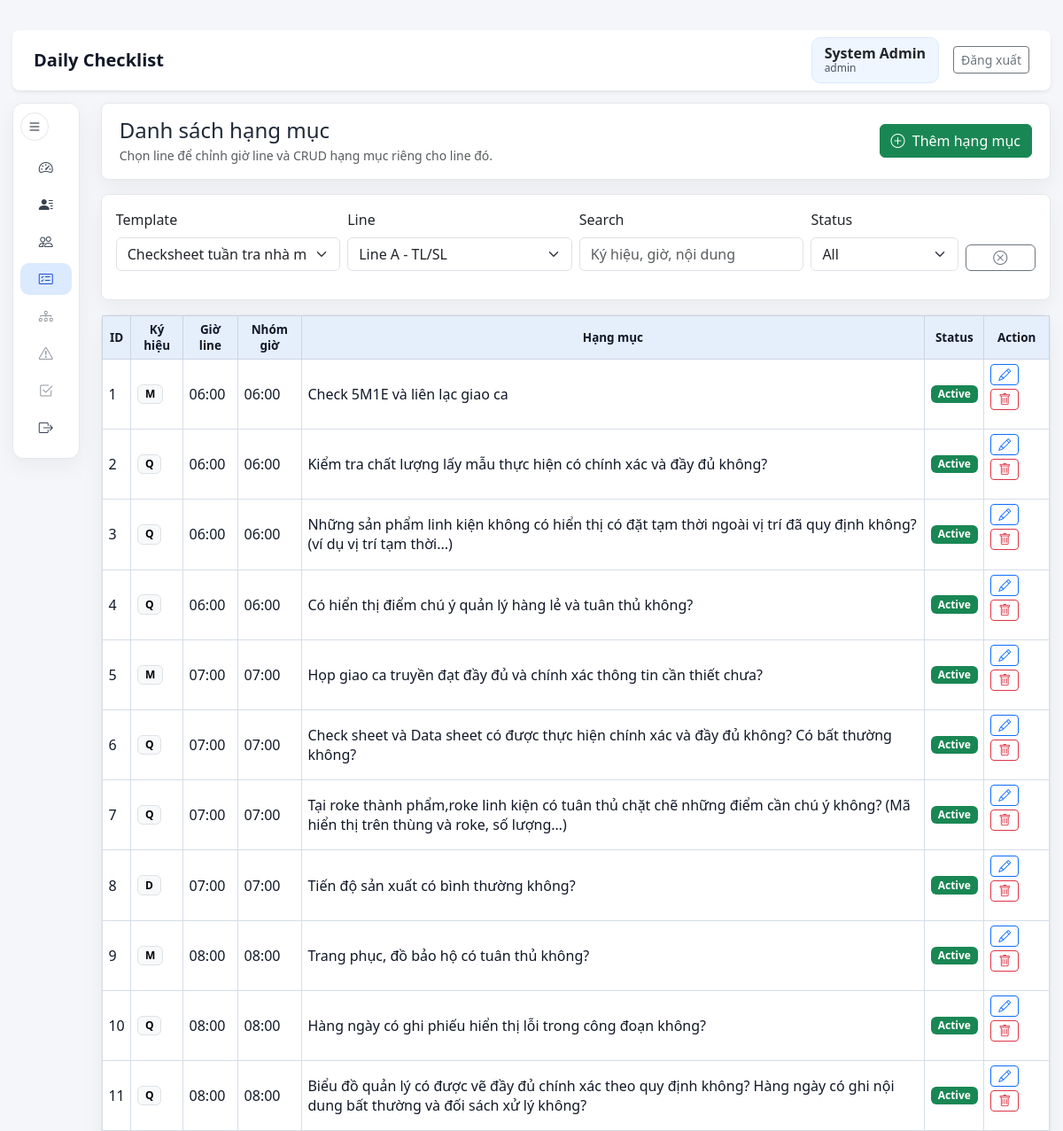
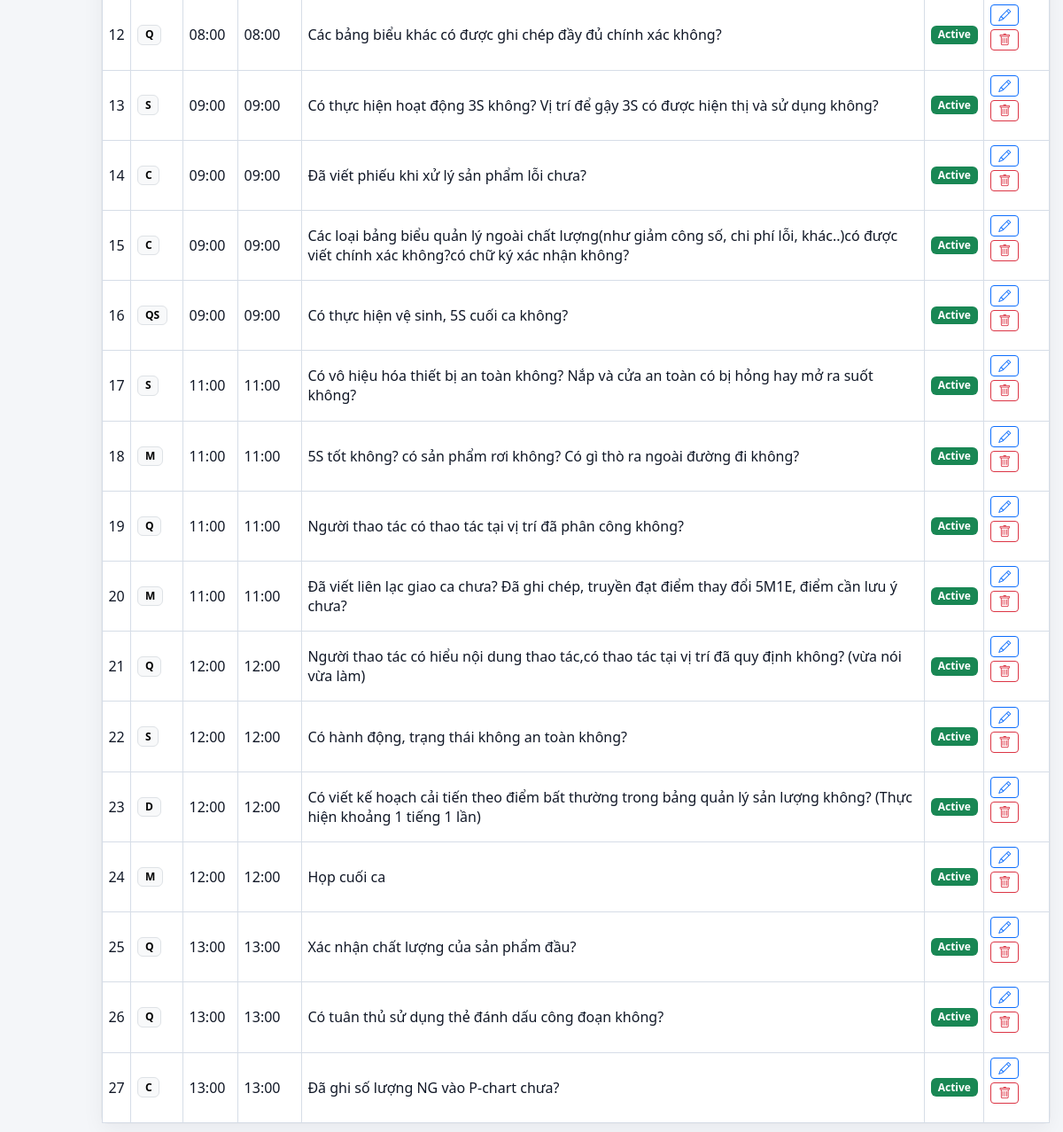
Page /categories (signed in) on the committed database (2 pictures, top to bottom).
### models.py (models this page shows, shortened)
class User(db.Model):
    __tablename__ = "users"
    __table_args__ = (
        CheckConstraint(
            "role IN ('admin', 'manager', 'leader', 'staff')",
            name="ck_users_role",
        ),
        CheckConstraint(
            "gender IS NULL OR gender IN ('male', 'female', 'other')",
            name="ck_users_gender",
        ),
    )
    id = db.Column(db.Integer, primary_key=True)
    username = db.Column(db.String(50), unique=True, nullable=False, index=True)
    password_hash = db.Column(db.String(255), nullable=False)
    full_name = db.Column(db.String(120), nullable=False)
    employee_code = db.Column(db.String(30), unique=True, nullable=False, index=True)
    outlook_email = db.Column(db.String(255), nullable=True)
    gender = db.Column(db.String(20), nullable=True)
    department = db.Column(db.String(120), nullable=False)
    line_name = db.Column(db.String(120), nullable=False)
    role = db.Column(db.String(20), nullable=False, default=ROLE_STAFF)
    manager_id = db.Column(db.Integer, db.ForeignKey("users.id"), nullable=True, index=True)
    leader_id = db.Column(db.Integer, db.ForeignKey("users.id"), nullable=True, index=True)
    is_active = db.Column(db.Boolean, nullable=False, default=True)
    created_at = db.Column(db.DateTime, nullable=False, default=datetime.utcnow)
    manager = db.relationship(
        "User",
        remote_side=[id],
        foreign_keys=[manager_id],
        backref="managed_users",
    )
    leader = db.relationship(
        "User",
        remote_side=[id],
        foreign_keys=[leader_id],
        backref="led_users",
    )
    daily_sheets = db.relationship("DailyCheckSheet", back_populates="user")
    daily_results = db.relationship("DailyCheckResult", back_populates="user")
    abnormal_reports = db.relationship("AbnormalReport", back_populates="user")
    owned_confirmations = db.relationship(
        "DailyConfirmation",
        foreign_keys="DailyConfirmation.user_id",
        back_populates="user",
    )
    signed_confirmations = db.relationship(
        "DailyConfirmation",
        foreign_keys="DailyConfirmation.confirmed_by",
        back_populates="signer",
    )
    user_lines = db.relationship(
        "UserLine",
        back_populates="user",
        cascade="all, delete-orphan",
    )
    notifications = db.relationship(
        "Notification",
        back_populates="user",
        cascade="all, delete-orphan",
    )

class ChecklistItem(db.Model):
    __tablename__ = "checklist_items"
    __table_args__ = (
        UniqueConstraint("template_id", "line_id", "item_order", name="uq_checklist_items_template_line_order"),
    )
    id = db.Column(db.Integer, primary_key=True)
    template_id = db.Column(
        db.Integer,
        db.ForeignKey("checklist_templates.id"),
        nullable=False,
        index=True,
    )
    line_id = db.Column(db.Integer, db.ForeignKey("lines.id"), nullable=True, index=True)
    symbol = db.Column(db.String(20), nullable=False)
    check_time = db.Column(db.Time, nullable=False, index=True)
    time_group = db.Column(db.String(100), nullable=False)
    item_order = db.Column(db.Integer, nullable=False)
    category_type = db.Column(db.String(50))
    content = db.Column(db.Text, nullable=False)
    content_vi = db.Column(db.Text, nullable=False)
    content_en = db.Column(db.Text)
    content_ja = db.Column(db.Text)
    note = db.Column(db.Text)
    is_active = db.Column(db.Boolean, nullable=False, default=True)
    created_at = db.Column(db.DateTime, nullable=False, default=datetime.utcnow)
    template = db.relationship("ChecklistTemplate", back_populates="checklist_items")
    line = db.relationship("Line")
    daily_results = db.relationship("DailyCheckResult", back_populates="checklist_item")

### routes/category_routes.py (the view, shortened to what this page needs)
@category_bp.route("/categories", methods=["GET", "POST"])
@admin_required
def categories():
    template = get_template()
    selected_line = get_line()
    lines = Line.query.filter_by(is_active=True).order_by(Line.line_name.asc()).all()
    line_time_options_map = {str(line.id): LINE_TIME_OPTIONS.get(line.line_name, ALL_24H_OPTIONS) for line in lines}
    keyword = request.args.get("q", "").strip()
    status_filter = request.args.get("status", "").strip()
    query = ChecklistItem.query.filter_by(template_id=template.id, line_id=selected_line.id)
    if status_filter == "active":
        query = query.filter(ChecklistItem.is_active.is_(True))
    elif status_filter == "locked":
        query = query.filter(ChecklistItem.is_active.is_(False))
    categories = query.order_by(ChecklistItem.check_time.asc(), ChecklistItem.item_order.asc()).all()
    templates = ChecklistTemplate.query.order_by(ChecklistTemplate.template_name.asc()).all()
    return render_template(
        "admin_categories.html",
        templates=templates,
        lines=lines,
        selected_template=template,
        selected_line=selected_line,
        line_time_options=LINE_TIME_OPTIONS.get(selected_line.line_name, ALL_24H_OPTIONS),
        line_time_options_map=line_time_options_map,
        categories=categories,
        filters={"q": keyword, "status": status_filter},
        current_endpoint="category.categories",
    )

### routes/auth_routes.py (called while the page is built)
def get_current_user() -> User | None:
    if hasattr(g, "current_user"):
        return g.current_user
    user_id = session.get("user_id")
    g.current_user = User.query.get(user_id) if user_id else None
    return g.current_user

def admin_required(view):
    @wraps(view)
    def wrapped_view(*args, **kwargs):
        user = get_current_user()
        if not user:
            flash("Vui lòng đăng nhập để tiếp tục.", "warning")
            return redirect(url_for("auth.login"))
        if user.role not in {"admin", "leader"}:
            flash("Bạn không có quyền truy cập trang này.", "danger")
            return redirect(url_for("checklist.dashboard"))
        return view(*args, **kwargs)
    return wrapped_view

@auth_bp.before_app_request
def load_logged_in_user() -> None:
    g.current_user = get_current_user()

### routes/category_routes.py (called while the page is built)
def get_template() -> ChecklistTemplate | None:
    template_id = request.values.get("template_id", type=int)
    query = ChecklistTemplate.query.filter_by(is_active=True)
    if template_id:
        return query.filter_by(id=template_id).first()
    return query.order_by(ChecklistTemplate.id.asc()).first()

def get_line() -> Line | None:
    line_id = request.values.get("line_id", type=int)
    query = Line.query.filter_by(is_active=True)
    if line_id:
        return query.filter_by(id=line_id).first()
    return query.order_by(Line.line_name.asc()).first()

### templates/admin_categories.html (shortened to what this page needs)
{% extends "admin_layout.html" %}
{% block admin_content %}
<section class="toolbar-panel mb-3">
    <div>
        <h1 class="h4 mb-1">Danh sách hạng mục</h1>
        <div class="text-muted small">Chọn line để chỉnh giờ line và CRUD hạng mục riêng cho line đó.</div>
    </div>
    {% if selected_template %}
    <button class="btn btn-success" type="button" data-bs-toggle="modal" data-bs-target="#createCategoryModal">
        <i class="bi bi-plus-circle me-1"></i> Thêm hạng mục
    </button>
    {% endif %}
</section>
<section class="card mb-3">
    <div class="card-body">
        <form method="get" class="row g-2 align-items-end">
            <div class="col-12 col-lg-3">
                <label class="form-label">Template</label>
                <select class="form-select js-submit-on-change" name="template_id">
                    {% for template in templates %}
                        <option value="{{ template.id }}" {% if selected_template and selected_template.id == template.id %}selected{% endif %}>{{ template.template_name }}</option>
                    {% endfor %}
                </select>
            </div>
            <div class="col-12 col-lg-3">
                <label class="form-label">Line</label>
                <select class="form-select js-submit-on-change" name="line_id">
                    {% for line in lines %}
                        <option value="{{ line.id }}" {% if selected_line and selected_line.id == line.id %}selected{% endif %}>{{ line.line_name }} - {{ line.department }}</option>
                    {% endfor %}
                </select>
            </div>
            <div class="col-12 col-lg-3 live-filter" data-target="#categoriesTable">
                <label class="form-label">Search</label>
                <input class="form-control" data-filter="text" placeholder="Ký hiệu, giờ, nội dung">
            </div>
            <div class="col-6 col-lg-2 live-filter" data-target="#categoriesTable">
                <label class="form-label">Status</label>
                <select class="form-select" data-filter="status">
                    <option value="">All</option>
                </select>
            </div>
            <div class="col-6 col-lg-1 live-filter" data-target="#categoriesTable">
                <button class="btn btn-outline-secondary w-100" type="button" data-filter-clear><i class="bi bi-x-circle"></i></button>
            </div>
        </form>
    </div>
</section>
<section class="card">
    <div class="card-body p-0">
        <div class="table-responsive table-fill">
            <table id="categoriesTable" class="table table-checklist table-hover align-middle mb-0">
                <thead>
                    <tr>
                        <th>ID</th>
                        <th>Ký hiệu</th>
                        <th>Giờ line</th>
                        <th>Nhóm giờ</th>
                        <th>Hạng mục</th>
                        <th>Status</th>
                        <th>Action</th>
                    </tr>
                </thead>
                <tbody>
                    {% for category in categories %}
                    <tr
                        data-search="{{ category.symbol }} {{ category.check_time|time_local }} {{ category.time_group }} {{ category.content_vi }}"
                        data-status="{{ 'active' if category.is_active else 'locked' }}"
                    >
                        <td>{{ loop.index }}</td>
                        <td><span class="badge text-bg-light border">{{ category.symbol }}</span></td>
                        <td>{{ category.check_time|time_local }}</td>
                        <td>{{ category.time_group }}</td>
                        <td>{{ category.content_vi }}</td>
                        <td><span class="badge {% if category.is_active %}text-bg-success{% else %}text-bg-secondary{% endif %}">{{ "Active" if category.is_active else "Inactive" }}</span></td>
                        <td>
                            <div class="d-flex flex-wrap gap-1">
                                <button class="btn btn-sm btn-outline-primary" type="button" data-bs-toggle="modal" data-bs-target="#editCategory{{ category.id }}" title="Edit"><i class="bi bi-pencil"></i></button>
                                <form method="post" action="{{ url_for('category.delete_category', category_id=category.id) }}" onsubmit="return confirm('Xóa hạng mục này?');">
                                    <button class="btn btn-sm btn-outline-danger" type="submit" title="Delete"><i class="bi bi-trash"></i></button>
                                </form>
                            </div>
                        </td>
                    </tr>
                    {% else %}
                    <tr><td colspan="7" class="text-center text-muted py-4">Chưa có hạng mục.</td></tr>
                    {% endfor %}
                </tbody>
            </table>
        </div>
    </div>
</section>
{% endblock %}

### templates/base.html (shortened to what this page needs)
﻿<!doctype html>
<html lang="{{ current_lang }}">
<head>
    <link rel="stylesheet" href="{{ url_for('static', filename='vendor/bootstrap/css/bootstrap.min.css') }}">
    <link rel="stylesheet" href="https://cdn.jsdelivr.net/npm/bootstrap-icons@1.11.3/font/bootstrap-icons.min.css">
    <link rel="stylesheet" href="{{ url_for('static', filename='css/style.css') }}">
</head>
<body>
    {% block body %}
    <div class="container-fluid main-wrapper {% if current_user and notifications is defined and notifications %}has-notif-bar{% endif %}">
        <nav class="navbar navbar-expand-lg navbar-light bg-white shadow-sm rounded-3 px-3 px-lg-4 mb-4">
            <div class="container-fluid px-0">
                <a class="navbar-brand fw-bold" href="{{ url_for('checklist.dashboard') }}">Daily Checklist</a>
                <div class="d-flex align-items-center gap-3">
                    {% if current_user %}
                        <a href="{{ url_for('auth.profile') }}" class="user-pill text-decoration-none text-dark">
                            <strong>{{ current_user.full_name }}</strong>
                            <span>{{ role_label(current_user.role) }}{% if current_user.role == 'staff' %} | {{ current_user.line_name }}{% endif %}</span>
                        </a>
                        <a class="btn btn-outline-secondary btn-sm" href="{{ url_for('auth.logout') }}">{{ t('logout') }}</a>
                    {% endif %}
                </div>
            </div>
        </nav>
        {% block content %}{% endblock %}
    </div>
    {% endblock %}
</body>
</html>

### static/css/style.css (style rules this page uses)
body { background: #f4f6f9; color: #1f2937; font-family: "Segoe UI", Tahoma, Geneva, Verdana, sans-serif; }
.main-wrapper { width: 100%; padding: 10px 14px; max-width: none; }
.main-wrapper > .navbar { min-height: 58px; margin-bottom: 14px !important; }
.navbar-brand { color: #111827; }
.user-pill { display: flex; flex-direction: column; padding: 8px 14px; border-radius: 10px; background: #eff6ff; border: 1px solid #dbeafe; line-height: 1.2; }
.user-pill span { font-size: 12px; color: #4b5563; }
.card { border-radius: 8px; border: 1px solid #e5e7eb; box-shadow: 0 8px 24px rgba(15, 23, 42, 0.05); }
.toolbar-panel { display: flex; align-items: center; justify-content: space-between; gap: 16px; padding: 16px 20px; border-radius: 8px; background: #ffffff; border: 1px solid #e5e7eb; box-shadow: 0 8px 24px rgba(15, 23, 42, 0.05); }
.table-fill { max-height: calc(100vh - 285px); overflow: auto; }
.table-checklist { border-color: #cfd8e3; }
.table-checklist th { background: #e5eefb; color: #111827; font-weight: 700; font-size: 0.84rem; text-align: center; vertical-align: middle; border: 1px solid #cbd5e1; padding: 0.36rem 0.42rem; }
.table-checklist td { vertical-align: middle; color: #111827; border: 1px solid #d6dde7; padding: 0.32rem 0.42rem; }

### rows in the picture
User: full_name "System Admin", role "admin"
ChecklistItem: symbol "M", check_time "06:00", time_group "06:00", content_vi "Check 5M1E và liên lạc giao ca", is_active "Active"
ChecklistItem: symbol "Q", check_time "06:00", time_group "06:00", content_vi "Kiểm tra chất lượng lấy mẫu thực hiện có chính xác và đầy đủ không?", is_active "Active"
ChecklistItem: symbol "Q", check_time "06:00", time_group "06:00", content_vi "Những sản phẩm linh kiện không có hiển thị có đặt tạm thời ngoài vị trí đã quy định không?(ví dụ vị trí tạm thời...)", is_active "Active"
ChecklistItem: symbol "Q", check_time "06:00", time_group "06:00", content_vi "Có hiển thị điểm chú ý quản lý hàng lẻ và tuân thủ không?", is_active "Active"
ChecklistItem: symbol "M", check_time "07:00", time_group "07:00", content_vi "Họp giao ca truyền đạt đầy đủ và chính xác thông tin cần thiết chưa?", is_active "Active"
ChecklistItem: symbol "Q", check_time "07:00", time_group "07:00", content_vi "Check sheet và Data sheet có được thực hiện chính xác và đầy đủ không? Có bất thường không?", is_active "Active"
ChecklistItem: symbol "Q", check_time "07:00", time_group "07:00", content_vi "Tại roke thành phẩm,roke linh kiện có tuân thủ chặt chẽ những điểm cần chú ý không? (Mã hiển thị trên thùng và roke, số lượng…)", is_active "Active"
ChecklistItem: symbol "D", check_time "07:00", time_group "07:00", content_vi "Tiến độ sản xuất có bình thường không?", is_active "Active"
ChecklistItem: symbol "M", check_time "08:00", time_group "08:00", content_vi "Trang phục, đồ bảo hộ có tuân thủ không?", is_active "Active"
ChecklistItem: symbol "Q", check_time "08:00", time_group "08:00", content_vi "Hàng ngày có ghi phiếu hiển thị lỗi trong công đoạn không?", is_active "Active"
ChecklistItem: symbol "Q", check_time "08:00", time_group "08:00", content_vi "Biểu đồ quản lý có được vẽ đầy đủ chính xác theo quy định không? Hàng ngày có ghi nội dung bất thường và đối sách xử lý không?", is_active "Active"
ChecklistItem: symbol "Q", check_time "08:00", time_group "08:00", content_vi "Các bảng biểu khác có được ghi chép đầy đủ chính xác không?", is_active "Active"
ChecklistItem: symbol "S", check_time "09:00", time_group "09:00", content_vi "Có thực hiện hoạt động 3S không? Vị trí để gậy 3S có được hiện thị và sử dụng không?", is_active "Active"
ChecklistItem: symbol "C", check_time "09:00", time_group "09:00", content_vi "Đã viết phiếu khi xử lý sản phẩm lỗi chưa?", is_active "Active"
ChecklistItem: symbol "C", check_time "09:00", time_group "09:00", content_vi "Các loại bảng biểu quản lý ngoài chất lượng(như giảm công số, chi phí lỗi, khác..)có được viết chính xác không?có chữ ký xác nhận không?", is_active "Active"
ChecklistItem: symbol "QS", check_time "09:00", time_group "09:00", content_vi "Có thực hiện vệ sinh, 5S cuối ca không?", is_active "Active"
ChecklistItem: symbol "S", check_time "11:00", time_group "11:00", content_vi "Có vô hiệu hóa thiết bị an toàn không? Nắp và cửa an toàn có bị hỏng hay mở ra suốt không?", is_active "Active"
ChecklistItem: symbol "M", check_time "11:00", time_group "11:00", content_vi "5S tốt không? có sản phẩm rơi không? Có gì thò ra ngoài đường đi không?", is_active "Active"
ChecklistItem: symbol "Q", check_time "11:00", time_group "11:00", content_vi "Người thao tác có thao tác tại vị trí đã phân công không?", is_active "Active"
ChecklistItem: symbol "M", check_time "11:00", time_group "11:00", content_vi "Đã viết liên lạc giao ca chưa? Đã ghi chép, truyền đạt điểm thay đổi 5M1E, điểm cần lưu ý chưa?", is_active "Active"
ChecklistItem: symbol "Q", check_time "12:00", time_group "12:00", content_vi "Người thao tác có hiểu nội dung thao tác,có thao tác tại vị trí đã quy định không? (vừa nói vừa làm)", is_active "Active"
ChecklistItem: symbol "S", check_time "12:00", time_group "12:00", content_vi "Có hành động, trạng thái không an toàn không?", is_active "Active"
ChecklistItem: symbol "D", check_time "12:00", time_group "12:00", content_vi "Có viết kế hoạch cải tiến theo điểm bất thường trong bảng quản lý sản lượng không? (Thực hiện khoảng 1 tiếng 1 lần)", is_active "Active"
ChecklistItem: symbol "M", check_time "12:00", time_group "12:00", content_vi "Họp cuối ca", is_active "Active"
ChecklistItem: symbol "Q", check_time "13:00", time_group "13:00", content_vi "Xác nhận chất lượng của sản phẩm đầu?", is_active "Active"
ChecklistItem: symbol "Q", check_time "13:00", time_group "13:00", content_vi "Có tuân thủ sử dụng thẻ đánh dấu công đoạn không?", is_active "Active"
ChecklistItem: symbol "C", check_time "13:00", time_group "13:00", content_vi "Đã ghi số lượng NG vào P-chart chưa?", is_active "Active"

### other values in the picture
{{ t('logout') }} "Đăng xuất"
form field template_id "Checksheet tuần tra nhà máy"
form field line_id "Line A - TL/SL"
